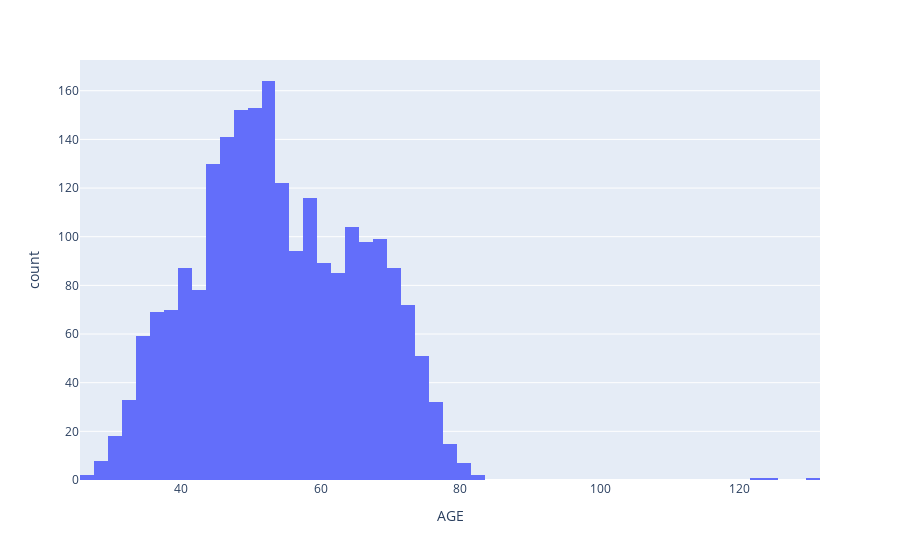

Notebook code cell kept with this figure:
### Code cell
fig = px.histogram(data, x="AGE")
fig.show()

### Figure 1 — Plotly figure (JSON) as saved in the notebook; plotly's stock layout.template omitted (floating-point values rounded to 4 significant figures; data arrays with more than 128 entries replaced by an {"elided": "..."} marker saying what was removed)
{"data": [{"alignmentgroup": "True", "bingroup": "x", "hovertemplate": "AGE=%{x}<br>count=%{y}<extra></extra>", "legendgroup": "", "marker": {"color": "#636efa", "pattern": {"shape": ""}}, "name": "", "offsetgroup": "", "orientation": "v", "showlegend": false, "type": "histogram", "x": {"elided": "2240 int values"}, "xaxis": "x", "yaxis": "y"}], "layout": {"barmode": "relative", "legend": {"tracegroupgap": 0}, "margin": {"t": 60}, "xaxis": {"anchor": "y", "domain": [0, 1], "title": {"text": "AGE"}}, "yaxis": {"anchor": "x", "domain": [0, 1], "title": {"text": "count"}}}}
